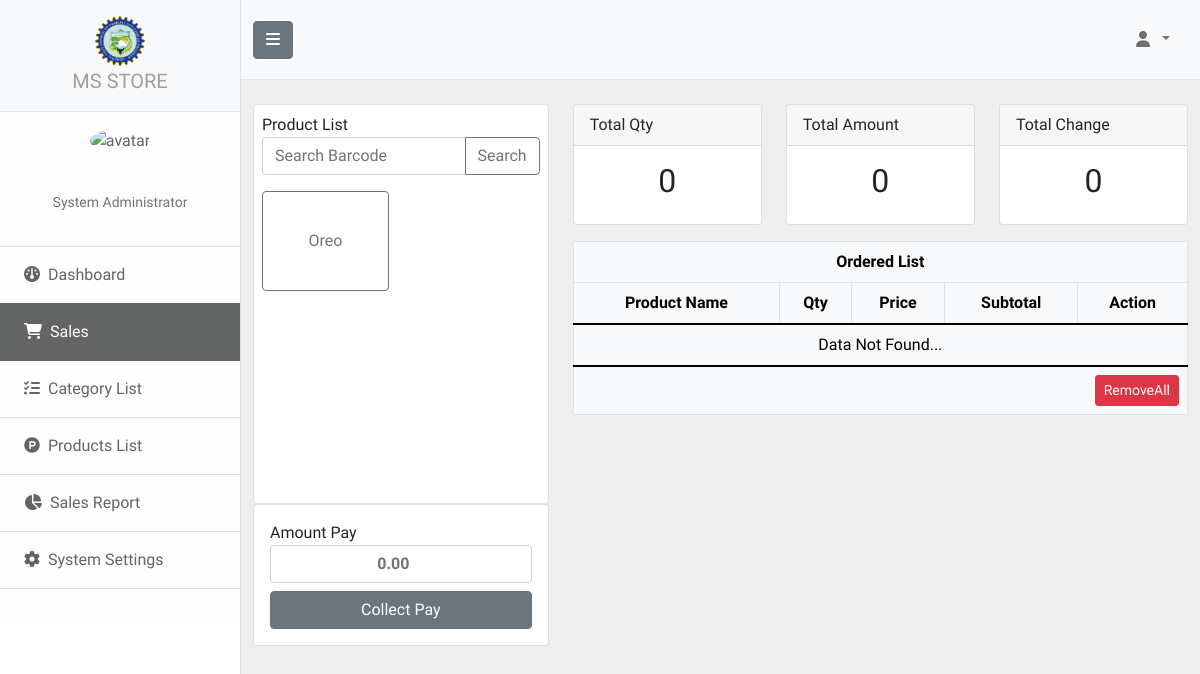
Page /sale.php on the committed database.
### tables this page shows
CREATE TABLE `tbl_logo` (
  `logo_id` int(11) NOT NULL,
  `path` text NOT NULL
);

CREATE TABLE `tbl_product` (
  `product_id` int(11) NOT NULL,
  `barcode` text NOT NULL,
  `cat_id` int(11) NOT NULL,
  `p_name` text NOT NULL,
  `p_desc` text NOT NULL,
  `p_price` int(11) NOT NULL,
  `img` text NOT NULL
);

### loader.php (called while the page is built, shortened)
<?php
    function autoLoader($className) {
        $path = "Classes/";
        $extension = ".php";
        $filename = $path . $className . $extension;
    }
?>

### Classes/Db.php (called while the page is built)
<?php
    class Db {
        private $servername = "localhost";
        private $username = "root";
        private $password = "0987654321";
        private $dbname = "db_ms_store";
        public function connect() {
            try {
                $pdo = new PDO("mysql:host=$this->servername;dbname=$this->dbname", $this->username, $this->password);
                $pdo->setAttribute(PDO::ATTR_ERRMODE, PDO::ERRMODE_EXCEPTION);
                } catch(PDOException $e) {
                throw $e;
            }
            return $pdo;
        }
    }
?>

### Classes/Settings.php (called while the page is built, shortened)
<?php
    class Settings extends Db {
        public function getLogo() {
            try {
                $stmt = $this->connect()->prepare("SELECT * FROM tbl_logo");
                $stmt->execute();
                if($row = $stmt->fetch(PDO::FETCH_ASSOC)
                ) {
                    return $row;
                }
            } catch (Exception $e) {
                return array(
                    'message'=> $e->getMessage(),
                    'status' => 'error'
                );
            }
        }
    }
?>

### Classes/Sale.php (called while the page is built, shortened)
<?php
    class Sale extends Db {
        public function showProduct($catId) {
            try {
                if(!empty($catId)
                ) {
                    $stmt = $this->connect()->prepare("SELECT * FROM tbl_product p LEFT JOIN  tbl_category c ON c.cat_id=p.cat_id WHERE p.cat_id=:cat_id ORDER BY product_id DESC");
                    $stmt->execute([
                        "cat_id" => $catId
                    ]);
                } else {
                    $stmt = $this->connect()->prepare("SELECT * FROM tbl_product p LEFT JOIN  tbl_category c ON c.cat_id=p.cat_id WHERE product_id ORDER BY product_id DESC");
                    $stmt->execute();
                }
                $arr = array();
                while($row = $stmt->fetch(PDO::FETCH_ASSOC)
                ){
                    $arr[]=$row;
                }
                return $arr;
            } catch (Exception $e) {
                print_r($e->getMessage());
                die();
            }
        }
    }
?>

### sale.php (the view, shortened to what this page needs)
<!DOCTYPE html>
<html lang="en">
<head>
    <?php include('header.php');?>
</head>
<body>
    <div class="d-flex" id="wrapper">
        <?php $sales='active'; include('sidebar.php');
            $qtyTile   = 0;
            $totalTile = 0;
            $itemList = isset($_SESSION['itemOrder']) ? $_SESSION['itemOrder'] : array();
        ?>
        <div class="container-fluid pt-3">
            <div class="row">
                <div class="col-md-4 py-2">
                    <div class="container border rounded p-2" style="overflow-y: scroll; height:400px; background: #ffffff;">
                        <label>Product List</label>
                        <form action="route.php" method="post">
                            <div class="input-group mb-3">
                                <input type="text" class="form-control" placeholder="Search Barcode" name="barcode">
                                <button type="submit" class="btn btn-outline-secondary" type="button" id="button-addon2">Search</button>
                            </div>
                        </form>
                        <div class="row">
                            <?php foreach ($saleObj->showProduct(
                                isset($_GET['cat_id']) ? $_GET['cat_id'] : ''
                            ) as $row):
                            ?>
                                <div class="col-md-6">
                                    <button  type="button" onclick="window.location='route.php?addCart=<?php echo $row['product_id']?>'" class="text-wrap mb-2 mainButton btn btn-outline-secondary" style="width: 100%; height:100px;" data-bs-toggle="tooltip" data-bs-placement="top" title="<?php echo $row['p_name']?>"><?php echo $row['p_name']?><small><b><?php echo $new_str;?></b></small></button>
                                </div>
                            <?php endforeach;?>
                        </div>
                    </div>
                    <div class="card">
                        <div class="card-body">
                            <form action="route.php" method="post">
                                <label>Amount Pay</label>
                                <input type="number" class="form-control text-center fw-bold mb-2" name="pay" placeholder="0.00" required>
                                <button class="btn btn-secondary" style="width:100%;">Collect Pay</button>
                            </form>
                        </div>
                    </div>
                </div>
                <div class="col">
                <div class="row mb-2">
                    <div class="col py-2">
                        <div class="card">
                            <div class="card-header">
                                Total Qty
                            </div>
                            <div class="card-body text-center">
                                <h2><?php echo $qtyTile;?></h2>
                            </div>
                        </div>
                    </div>
                    <div class="col py-2">
                        <div class="card">
                            <div class="card-header">
                                Total Amount
                            </div>
                            <div class="card-body text-center">
                                <h2><?php echo $totalTile;?></h2>
                            </div>
                        </div>
                    </div>
                    <div class="col py-2">
                        <div class="card">
                            <div class="card-header">
                                Total Change
                            </div>
                            <div class="card-body text-center">
                                <h2><?php echo isset($_SESSION['change']) ? $_SESSION['change'] : 0;?></h2>
                            </div>
                        </div>
                    </div>
                    </div>
                    <div class="rouded mb-4" style="overflow: auto;">
                        <table class="table table-bordered text-black bg-light" style="width: 100%; ">
                            <thead>
                                <tr>
                                    <th colspan="5" class="text-center">Ordered List</th>
                                </tr>
                                <tr>
                                    <th class="text-center">Product Name</th>
                                    <th class="text-center">Qty</th>
                                    <th class="text-center">Price</th>
                                    <th class="text-center">Subtotal</th>
                                    <th class="text-center">Action</th>
                                </tr>
                            </thead>
                            <tbody>
                                <?php $a=0; $b=0; foreach ($itemList as $key => $itemList):?>
                                    <tr>
                                        <td class="text-center"><?php echo $itemList['p_name']?></td>
                                        <td class="text-center" style="width: 20%;">
                                            <input type="hidden" id="qtyIndex<?php echo $b;?>" value="<?php echo $key;?>" />
                                            <input type="number" id="qtyVal<?php echo $a;?>" onkeypress="inputQty<?php echo $a;?>(event)" value="<?php echo $itemList['qty']?>" class="form-control text-center">
                                            <script>
                                                const inputQty<?php echo $a;?>=(e) => {
                                                    if (e.keyCode == 13) {
                                                        window.location = 'route.php?updateCartQty='+$('#qtyVal<?php echo $a;?>').val()+'&indexSession='+$('#qtyIndex<?php echo $b;?>').val();
                                                    }
                                                }
                                            </script>
                                        </td>
                                        <td class="text-center"><?php echo $itemList['p_price']?></td>
                                        <td class="text-center"><?php echo ($itemList['qty'] *$itemList['p_price']);?></td>
                                        <td><center><button class="btn-sm btn btn-outline-danger" onclick="removeCart('<?php echo $key;?>')"><i class="fa-solid fa-circle-minus"></i></button></center></td>
                                    </tr>
                                <?php $a++; $b++; endforeach;
                                    if (count($itemList) == 0) {
                                        echo '
                                        <tr>
                                            <td colspan="5" class="text-center">Data Not Found...</td>
                                        </tr>
                                        ';
                                    }
                                ?>
                            </tbody>
                            <tfoot>
                                <tr>
                                    <td colspan="5">
                                     <button class="btn btn-danger btn-sm" style="float:right;" onclick="removeAll()">RemoveAll</button>
                                    </td>
                                </tr>
                            </tfoot>
                        </table>
                    </div>
                </div>
            </div>
        </div>
    </div>
</body>
</html>

### sidebar.php (shortened to what this page needs)
<?php include('route.php');?>
<div class="border-end bg-white" id="sidebar-wrapper">
    <div class="sidebar-heading border-bottom bg-light">
    <center><a href="."><img style="border-radius: 50%;margin: auto;" src="./uploads/<?php echo $settingObj->getLogo()['path'];?>" alt="LOGO" width="50" height="50" class="d-inline-block align-text-top">
    <br><span style="color: #9e9e9e;font-size: 20px">MS STORE</span></a>
   </center>
    </div>
    <div class="list-group list-group-flush">
        <a class="list-group-item list-group-item-light p-3" data-bs-toggle="modal" data-bs-target="#changePassModal">
            <center><img src="./uploads/<?php echo $_SESSION['avatar'];?>" alt="avatar" width="130" height="130" style="border-radius: 50%;">
            <p><span style="font-size: 25px;"><?php echo ucwords($_SESSION['name']);?></span><br><span class="text-muted" style="font-size: 14px;">System Administrator</span></p>
            </center>
        </a>
        <a class="list-group-item list-group-item-action list-group-item-light p-3 <?php echo $home;?>" href="administrator"><i class="fa-solid fa-gauge px-2"></i>Dashboard</a>
        <a class="list-group-item list-group-item-action list-group-item-light p-3 <?php echo $sales;?>" href="sale.php"><i class="fa-solid fa-cart-shopping px-2"></i>Sales</a>
        <a class="list-group-item list-group-item-action list-group-item-light p-3 <?php echo $category; ?>" href="category.php" ><i class="fa-solid fa-list-check px-2"></i>Category List</a>
        <a class="list-group-item list-group-item-action list-group-item-light p-3 <?php echo $product;?>" href="product.php" ><i class="fa-brands fa-product-hunt px-2"></i>Products List</a>
        <a class="list-group-item list-group-item-action list-group-item-light p-3 <?php echo $history;?>" href="history.php"><i class="fa-solid fa-pie-chart px-2"></i>Sales Report</a>
        <a class="list-group-item list-group-item-action list-group-item-light p-3 <?php echo $settings;?>" href="settings.php"><i class="fa-solid fa-gear px-2"></i>System Settings</a>
        <a class="list-group-item list-group-item-action list-group-item-light p-3" href="settings.php"></a>
    </div>
</div>
<div id="page-content-wrapper">
    <nav class="navbar navbar-expand-lg navbar-light bg-light border-bottom" style="height:80px;">
        <div class="container-fluid">
            <button class="btn btn-secondary" id="sidebarToggle"><i class="fa-solid fa-bars"></i></button>
            <div class="collapse navbar-collapse" id="navbarSupportedContent">
                <ul class="navbar-nav ms-auto mt-2 mt-lg-0">
                    <li class="nav-item dropdown py-3" style="padding: 10px;">
                        <a class="nav-link dropdown-toggle" id="navbarDropdown" href="#" role="button" data-bs-toggle="dropdown" aria-haspopup="true" aria-expanded="false"><i class="fa-solid fa-user px-2"></i><?php echo ucwords($_SESSION['name']);?></a>
                    </li>
                </ul>
            </div>
        </div>
    </nav>

### header.php (style rules this page uses)
body { font-family: "Trirong", serif; background: #eee; background-attachment: fixed; }
a { text-decoration: none; }

### rows in the picture
tbl_logo: path (picture)
tbl_product: p_name "Oreo"

### other values in the picture
$qtyTile "0"
$totalTile "0"
